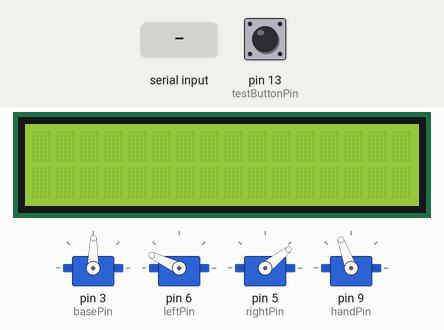
A sketch run on a simulated Arduino Uno, built with avr-gcc and run on an emulated ATmega328P. Shown: 16×2 character LCD, 4 × servo. The inputs (shaded band) are chosen by the test bench; at power-on: pin 13 (testButtonPin) LOW. What the sketch prints to the serial monitor is not drawn.

Above: at 2.7 s.
2.8 s: pin 13 (testButtonPin) pulled HIGH for 0.15 s
At 3.2 s:
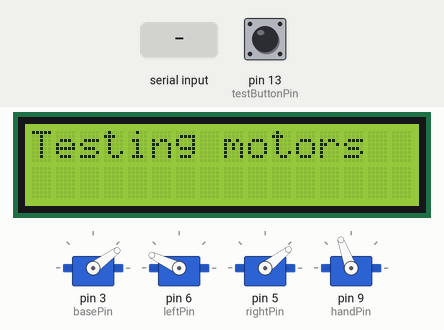
5.8 s: "h\n" received over Serial
At 8.64 s:
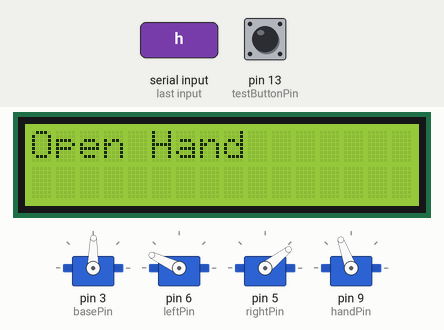
8.8 s: "c\n" received over Serial
At 9.9 s:
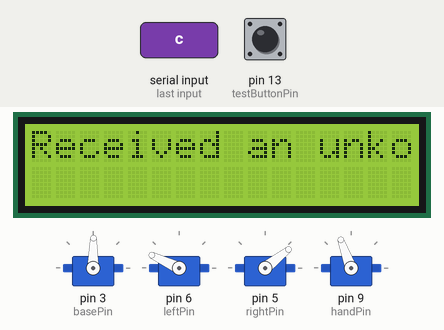
10.3 s: "t\n" received over Serial
At 12.2 s:
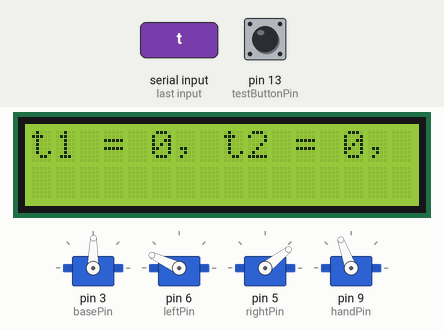
13.3 s: "90,45,200\n" received over Serial
At 14.4 s:
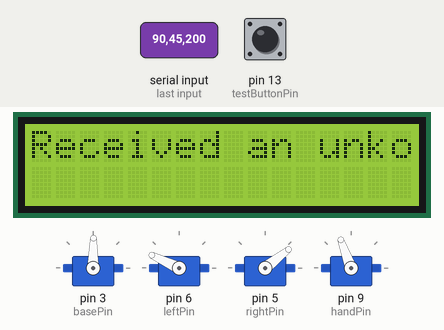
15.0 s: pin 13 (testButtonPin) pulled HIGH for 1 s
At 20.5 s:
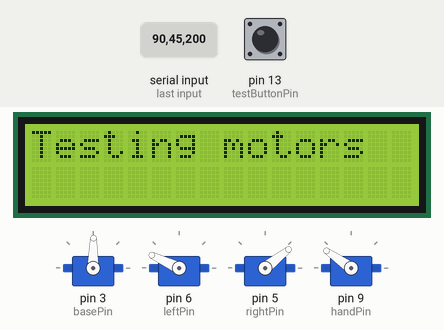
Timing chart, 0 to 21.5 s (numbered marks = the images above; inputs shaded):
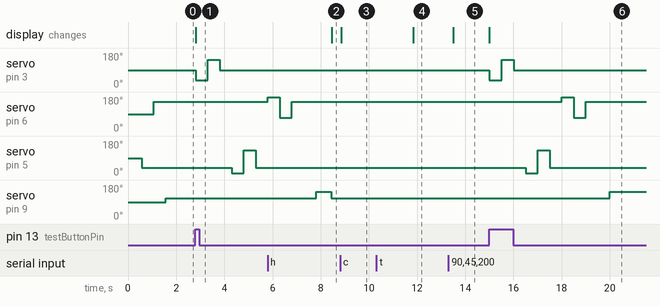

Measured:
- after the input at 2.8 s, servo on pin 3 (basePin): 89° → 36° at once, → 143° 0.50 s later, → 89° 0.50 s later; servo on pin 5 (rightPin): 38° → 10° after 1.5 s, → 131° 0.50 s later, → 38° 0.50 s later; the display: changes at once (image 1)
- after the input at 5.8 s, the display: changes after 2.6 s (image 2)
- after the input at 8.8 s, the display: changes after 0.05 s (image 3)
- after the input at 10.3 s, the display: changes after 1.5 s (image 4)
- after the input at 13.3 s, the display: changes after 0.21 s (image 5)
- after the input at 15.0 s, servo on pin 3 (basePin): 89° → 36° at once, → 143° 0.50 s later, → 89° 0.50 s later; servo on pin 6 (leftPin): 155° → 180° after 3.0 s, → 70° 0.50 s later, → 155° 0.50 s later

The sketch:

driver-arduino.ino
```cpp
#include <Servo.h>
#include <LiquidCrystal.h>

LiquidCrystal lcd(12, 11, 10, 8, 7, 2);
Servo base;
Servo left;
Servo right;
Servo hand;
int basePin = 3;
int rightPin = 5;
int leftPin = 6;
int handPin = 9;
int testButtonPin = 13;
int startingTheta[] = {0, 0, 0};
int * theta;
int buttonState = 0;

String getValue(String data, char separator, int index)
{
    int found = 0;
    int strIndex[] = { 0, -1 };
    int maxIndex = data.length() - 1;

    for (int i = 0; i <= maxIndex && found <= index; i++) {
        if (data.charAt(i) == separator || i == maxIndex) {
            found++;
            strIndex[0] = strIndex[1] + 1;
            strIndex[1] = (i == maxIndex) ? i+1 : i;
        }
    }
    return found > index ? data.substring(strIndex[0], strIndex[1]) : "";
}

void setup(){

    Serial.begin(9600);
    lcd.begin(16, 2);

    base.attach(basePin);
    left.attach(leftPin);
    right.attach(rightPin);
    hand.attach(handPin);
    pinMode(testButtonPin, INPUT);

    theta = startingTheta;
    setTheta(theta);
    setHand(0);
}

void setBase(int angle) {
  if (angle > 60)
    angle = 60;
  else if (angle < -60)
    angle = -60;

  int value = map(angle, -60, 60, 36, 143);

  base.write(value);
}

void setRight(int angle) {
  if (angle > 180)
    angle = 180;
  else if (angle < -45)
    angle = -45;

  int value = map(angle, -45, 180, 10, 150);

  right.write(value);
}

void setLeft(int angle) {
  if (angle > 20)
    angle = 20;
  else if (angle < -70)
    angle = -70;

  int value = map(angle, -70, 20, 70, 180);

  left.write(value);
}

void setTheta(int theta[]) {
  setBase(theta[0]);
  delay(500);
  setRight(theta[1]);
  delay(500);
  setLeft(theta[2]);
  delay(500);
}

void setHand(int closure) {
  if (closure > 100)
    closure = 100;
  else if (closure < 0)
    closure = 0;

  int value = map(closure, 0, 100, 110, 145);

  hand.write(value);
}

void testMotors() {
  setBase(-60);
  delay(500);
  setBase(60);
  delay(500);
  setBase(0);
  delay(500);

  setRight(-45);
  delay(500);
  setRight(150);
  delay(500);
  setRight(0);
  delay(500);

  setLeft(20);
  delay(500);
  setLeft(-70);
  delay(500);
  setLeft(0);
  delay(500);

  setHand(0);
  delay(500);
  setHand(100);
  delay(500);
}

String readSerialString() {

  String content = "";
  char character;

  while (Serial.available() > 0) {
    character = Serial.read();
    if (character != '\n') {
      content.concat(character);
    }

    delay(20);
  }

  return content;
}

void loop(){
    buttonState = digitalRead(testButtonPin);

    if (buttonState == HIGH) {
      lcd.clear();
      lcd.print("Testing motors");
      testMotors();
      delay(100);
    }

    if (Serial.available() > 0) {

        String content = readSerialString();

        String cmd = getValue(content, ',', 0);

        String show = "";

        if (cmd.equals("h")) {
          if (getValue(content, ',', 1).equals("c")) {
            show = "Close Hand";
            setHand(100);
          } else {
            show = "Open Hand";
            setHand(0);
          }

        } else if (cmd.equals("t")) {
          theta[0] = getValue(content, ',', 1).toInt();
          theta[1] = getValue(content, ',', 2).toInt();
          theta[2] = getValue(content, ',', 3).toInt();

          show = "t1 = ";
          show.concat(theta[0]);
          show.concat(", t2 = ");
          show.concat(theta[1]);
          show.concat(", t3 = ");
          show.concat(theta[2]);

          setTheta(theta);
        } else show = "Received an unkown command";

        Serial.println(show);
        lcd.clear();
        //lcd.setCursor(0, 0);
        //lcd.autoscroll();
        lcd.print(show);
    }
}
```
